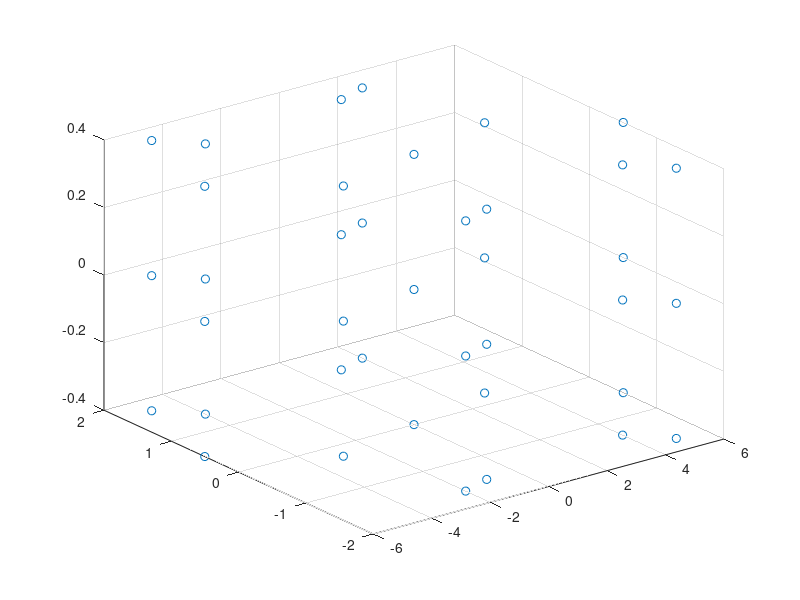

Source code (MATLAB):
% RunMat High-Performance Point Cloud Showcase
% Mario Kart Style Orange Sin Wave with Cubic Appearance
% 
% This demo showcases RunMat's advanced 3D visualization capabilities:
% - High-performance scatter3 point cloud rendering
% - Mario Kart inspired cubic orange aesthetic  
% - GPU-accelerated PointCloudPlot with debug output
% - Multi-layered 3D sin wave structure

% Generate a dense, layered sin wave that looks like Mario Kart blocks

% Layer 1: Bottom layer of the sin wave (Z = -0.4)
x1 = -6.0; y1 = 1.8 * sin(x1); z1 = -0.4;
x2 = -5.0; y2 = 1.8 * sin(x2); z2 = -0.4;
x3 = -4.0; y3 = 1.8 * sin(x3); z3 = -0.4;
x4 = -3.0; y4 = 1.8 * sin(x4); z4 = -0.4;
x5 = -2.0; y5 = 1.8 * sin(x5); z5 = -0.4;
x6 = -1.0; y6 = 1.8 * sin(x6); z6 = -0.4;
x7 = 0.0;  y7 = 1.8 * sin(x7); z7 = -0.4;
x8 = 1.0;  y8 = 1.8 * sin(x8); z8 = -0.4;
x9 = 2.0;  y9 = 1.8 * sin(x9); z9 = -0.4;
x10 = 3.0; y10 = 1.8 * sin(x10); z10 = -0.4;
x11 = 4.0; y11 = 1.8 * sin(x11); z11 = -0.4;
x12 = 5.0; y12 = 1.8 * sin(x12); z12 = -0.4;
x13 = 6.0; y13 = 1.8 * sin(x13); z13 = -0.4;

% Layer 2: Middle layer (Z = 0.0) 
x14 = -6.0; y14 = 1.8 * sin(x14); z14 = 0.0;
x15 = -5.0; y15 = 1.8 * sin(x15); z15 = 0.0;
x16 = -4.0; y16 = 1.8 * sin(x16); z16 = 0.0;
x17 = -3.0; y17 = 1.8 * sin(x17); z17 = 0.0;
x18 = -2.0; y18 = 1.8 * sin(x18); z18 = 0.0;
x19 = -1.0; y19 = 1.8 * sin(x19); z19 = 0.0;
x20 = 0.0;  y20 = 1.8 * sin(x20); z20 = 0.0;
x21 = 1.0;  y21 = 1.8 * sin(x21); z21 = 0.0;
x22 = 2.0;  y22 = 1.8 * sin(x22); z22 = 0.0;
x23 = 3.0;  y23 = 1.8 * sin(x23); z23 = 0.0;
x24 = 4.0;  y24 = 1.8 * sin(x24); z24 = 0.0;
x25 = 5.0;  y25 = 1.8 * sin(x25); z25 = 0.0;
x26 = 6.0;  y26 = 1.8 * sin(x26); z26 = 0.0;

% Layer 3: Top layer (Z = 0.4)
x27 = -6.0; y27 = 1.8 * sin(x27); z27 = 0.4;
x28 = -5.0; y28 = 1.8 * sin(x28); z28 = 0.4;
x29 = -4.0; y29 = 1.8 * sin(x29); z29 = 0.4;
x30 = -3.0; y30 = 1.8 * sin(x30); z30 = 0.4;
x31 = -2.0; y31 = 1.8 * sin(x31); z31 = 0.4;
x32 = -1.0; y32 = 1.8 * sin(x32); z32 = 0.4;
x33 = 0.0;  y33 = 1.8 * sin(x33); z33 = 0.4;
x34 = 1.0;  y34 = 1.8 * sin(x34); z34 = 0.4;
x35 = 2.0;  y35 = 1.8 * sin(x35); z35 = 0.4;
x36 = 3.0;  y36 = 1.8 * sin(x36); z36 = 0.4;
x37 = 4.0;  y37 = 1.8 * sin(x37); z37 = 0.4;
x38 = 5.0;  y38 = 1.8 * sin(x38); z38 = 0.4;
x39 = 6.0;  y39 = 1.8 * sin(x39); z39 = 0.4;

% Combine all layers into dense point cloud arrays
x_all = [x1, x2, x3, x4, x5, x6, x7, x8, x9, x10, x11, x12, x13, x14, x15, x16, x17, x18, x19, x20, x21, x22, x23, x24, x25, x26, x27, x28, x29, x30, x31, x32, x33, x34, x35, x36, x37, x38, x39];
y_all = [y1, y2, y3, y4, y5, y6, y7, y8, y9, y10, y11, y12, y13, y14, y15, y16, y17, y18, y19, y20, y21, y22, y23, y24, y25, y26, y27, y28, y29, y30, y31, y32, y33, y34, y35, y36, y37, y38, y39];
z_all = [z1, z2, z3, z4, z5, z6, z7, z8, z9, z10, z11, z12, z13, z14, z15, z16, z17, z18, z19, z20, z21, z22, z23, z24, z25, z26, z27, z28, z29, z30, z31, z32, z33, z34, z35, z36, z37, z38, z39];

% Render the stunning Mario Kart style sin wave point cloud!
% This will showcase RunMat's high-performance 3D capabilities
scatter3(x_all, y_all, z_all)